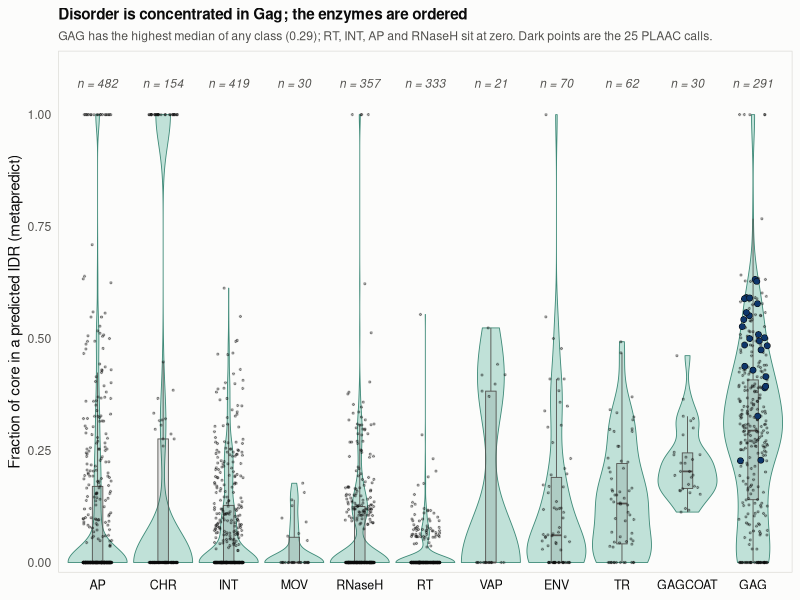

Recreate this plot in R.
# Disorder by protein class -- the companion to fig_gydb_classes (PLAAC LLR).
#   fig_gydb_classes_disorder.{png,pdf}
#
# Same layout as the LLR figure so the two can be read side by side. The point of
# the pair is the contrast: PLAAC calls are confined to Gag, disorder is not.
#
# Run from the repo root, in the conda env:
#   Rscript scripts/figures_disorder_classes.R

suppressPackageStartupMessages({
  library(readr); library(dplyr); library(ggplot2)
})

OUT <- "figures"
dir.create(OUT, showWarnings = FALSE, recursive = TRUE)

ACCENT <- "#2a78d6"; NEUTRAL <- "#9d9c96"
INK <- "#0b0b0b"; INK2 <- "#52514e"; GRID <- "#e6e5e1"; SURFACE <- "#fcfcfb"
VIOLIN <- "#8fcbbc"; HITDOT <- "#0d366b"

theme_pub <- function() {
  theme_minimal(base_size = 11) +
    theme(
      text             = element_text(colour = INK),
      axis.text        = element_text(colour = INK2),
      panel.grid.minor = element_blank(),
      panel.grid.major = element_line(colour = GRID, linewidth = 0.3),
      panel.background = element_rect(fill = SURFACE, colour = NA),
      plot.background  = element_rect(fill = SURFACE, colour = NA),
      plot.title       = element_text(face = "bold", size = 11),
      plot.subtitle    = element_text(colour = INK2, size = 8.8),
      plot.caption     = element_text(colour = INK2, size = 7.6, hjust = 0),
      legend.position  = "top",
      legend.key.size  = unit(0.8, "lines"))
}

d <- read_tsv("data/processed/gydb/disorder_all.tsv", show_col_types = FALSE) %>%
  group_by(protein_class) %>% mutate(n_scored = n()) %>% ungroup() %>%
  filter(n_scored >= 20)

order_by_median <- d %>% group_by(protein_class) %>%
  summarise(m = median(frac_disordered), .groups = "drop") %>%
  arrange(m) %>% pull(protein_class)

d <- mutate(d, protein_class = factor(protein_class, levels = order_by_median))
hits <- filter(d, has_prd == 1)
counts <- count(d, protein_class, name = "n_scored")

p <- ggplot(d, aes(x = protein_class, y = frac_disordered)) +
  geom_violin(fill = VIOLIN, colour = "#3f8a78", alpha = 0.55,
              linewidth = 0.3, scale = "width", width = 0.9) +
  geom_boxplot(width = 0.16, outlier.shape = NA, colour = INK2,
               fill = "#00000018", linewidth = 0.3) +
  geom_jitter(width = 0.22, height = 0, size = 0.45, alpha = 0.32, colour = INK) +
  geom_point(data = hits, size = 1.9, shape = 21, fill = HITDOT, colour = INK,
             stroke = 0.3,
             position = position_jitter(width = 0.22, height = 0, seed = 1)) +
  geom_text(data = counts, aes(y = 1.07, label = paste0("n = ", n_scored)),
            size = 3, colour = INK2, fontface = "italic") +
  scale_y_continuous(limits = c(0, 1.12), breaks = seq(0, 1, 0.25),
                     expand = expansion(mult = c(0.02, 0.02))) +
  theme_pub() +
  theme(panel.grid.major = element_blank(), panel.grid.minor = element_blank(),
        panel.border = element_rect(colour = "#d5d4cf", fill = NA,
                                    linewidth = 0.4),
        axis.text.x = element_text(size = 9, colour = INK),
        legend.position = "none") +
  labs(x = NULL, y = "Fraction of core in a predicted IDR (metapredict)",
       title = "Disorder is concentrated in Gag; the enzymes are ordered",
       subtitle = paste0(
         "GAG has the highest median of any class (0.29); RT, INT, AP and RNaseH sit at zero. ",
         "Dark points are the ", nrow(hits), " PLAAC calls."))

# The caption was dropped from the figure by request. What it said is kept here,
# because the numbers qualify how the figure should be read:
#
#   Protein classes with at least 20 scoreable cores, one point per core.
#
#   146 of 2,636 cores are excluded -- 145 contain non-standard residues that
#   metapredict rejects, 1 is under 20 aa.
#
#   CHR appears here but not in the LLR figure: metapredict has no 60 aa window
#   requirement, so short cores can be scored.
#
#   The spikes at 1.00 are a short-core artifact. The 95 cores scored fully
#   disordered have median length 69 aa against 226 for the rest, and 28 of them
#   are CHR. Fraction disordered is unstable below ~100 aa -- read the medians,
#   not the extremes.

ggsave(file.path(OUT, "fig_gydb_classes_disorder.png"), p, width = 8.8,
       height = 6.0, dpi = 300, bg = SURFACE)
cat("wrote fig_gydb_classes_disorder\n")

d %>% group_by(protein_class) %>%
  summarise(n = n(), median = round(median(frac_disordered), 3),
            .groups = "drop") %>% arrange(desc(median)) %>% print(n = 20)
